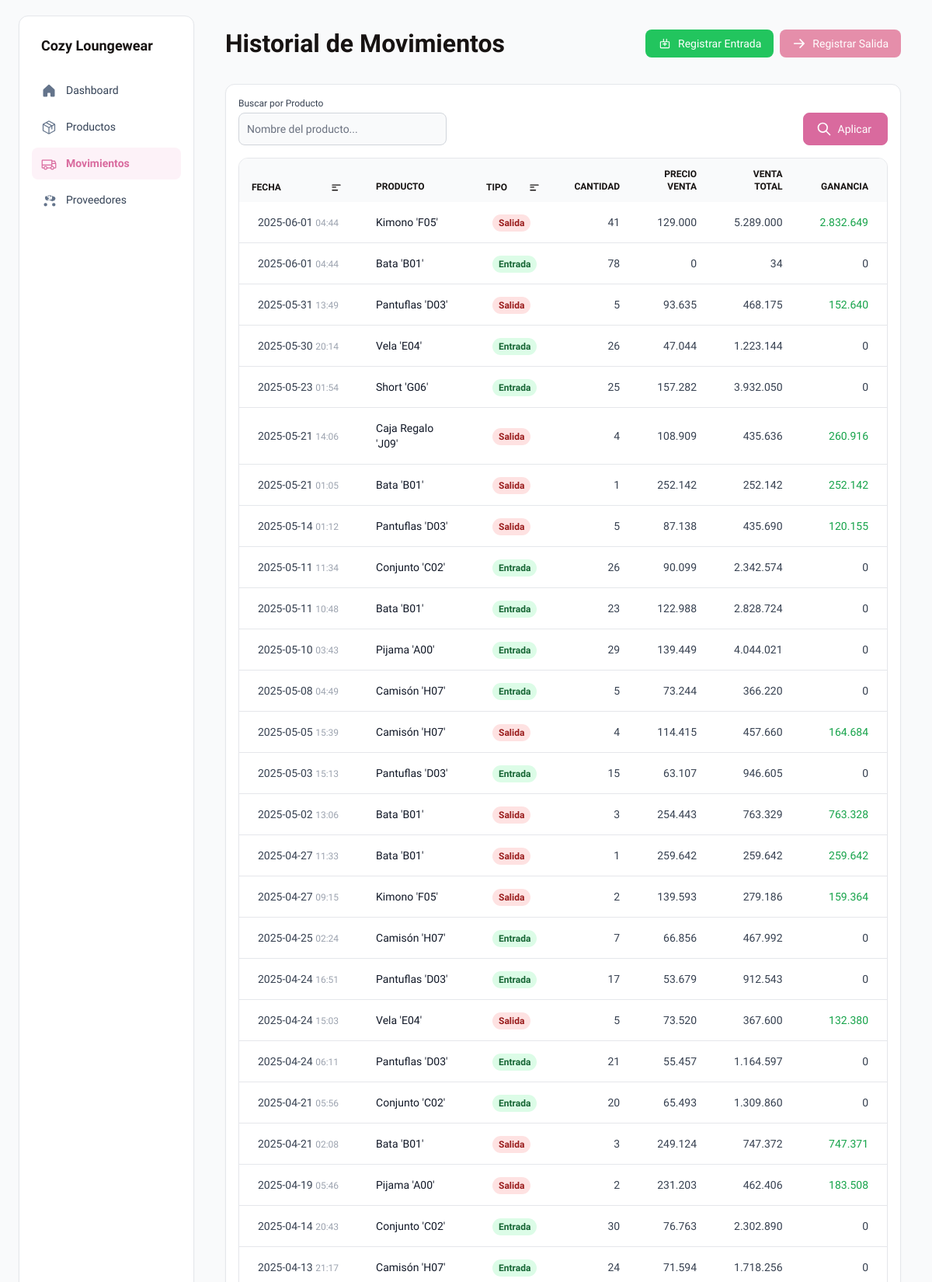
Page /movimientos (upper part) on the committed database.
### tables this page shows
CREATE TABLE Producto (id INTEGER PRIMARY KEY AUTOINCREMENT, nombre TEXT NOT NULL UNIQUE, descripcion TEXT, precio_venta REAL NOT NULL, codigo_barras TEXT UNIQUE);

CREATE TABLE Entrada (id INTEGER PRIMARY KEY AUTOINCREMENT, producto_id INTEGER NOT NULL, cantidad INTEGER NOT NULL, fecha TIMESTAMP DEFAULT CURRENT_TIMESTAMP, precio_compra_unitario REAL, FOREIGN KEY (producto_id) REFERENCES Producto (id) ON DELETE CASCADE);

### app.py (the view)
@app.route('/movimientos')
def movimientos():
    search_query_mov = request.args.get('q_mov', '').strip()
    filtro_tipo_mov_header = request.args.get('tipo_mov_header', '')
    filtro_fecha_exacta_header = request.args.get('fecha_exacta_header', '')
    base_sql = ''' SELECT m.id as movimiento_id, p.nombre as nombre_producto, m.cantidad, m.fecha, m.tipo, m.precio_unitario, CASE WHEN m.tipo = 'Salida' THEN (SELECT e.precio_compra_unitario FROM Entrada e WHERE e.producto_id = m.producto_id ORDER BY e.fecha DESC, e.id DESC LIMIT 1) ELSE NULL END as costo_unitario_estimado FROM (SELECT id, producto_id, cantidad, fecha, precio_compra_unitario as precio_unitario, 'Entrada' as tipo FROM Entrada UNION ALL SELECT id, producto_id, cantidad, fecha, precio_venta_unitario_momento as precio_unitario, 'Salida' as tipo FROM Salida) m JOIN Producto p ON m.producto_id = p.id '''
    conditions_mov = []
    params_mov = []
    if search_query_mov:
        conditions_mov.append("(p.nombre LIKE ?)")
        params_mov.append(f"%{search_query_mov}%")
    if filtro_tipo_mov_header:
        conditions_mov.append("(m.tipo = ?)")
        params_mov.append(filtro_tipo_mov_header)
    if filtro_fecha_exacta_header:
        conditions_mov.append("(date(m.fecha) = date(?))")
        params_mov.append(filtro_fecha_exacta_header)
    if conditions_mov: base_sql += " WHERE " + " AND ".join(conditions_mov)
    base_sql += " ORDER BY m.fecha DESC, m.id DESC"
    movimientos_raw = _ejecutar_consulta_db(base_sql, tuple(params_mov), fetchall=True) or []
    lista_movimientos_procesada = []
    for mov_row in movimientos_raw:
        mov_dict = dict(mov_row)
        total_movimiento = 0
        ganancia_neta = None
        if mov_dict['tipo'] == 'Entrada' and mov_dict['precio_unitario'] is not None:
            total_movimiento = mov_dict['cantidad'] * mov_dict['precio_unitario']
            ganancia_neta = 0
        elif mov_dict['tipo'] == 'Salida' and mov_dict['precio_unitario'] is not None:
            total_movimiento = mov_dict['cantidad'] * mov_dict['precio_unitario']
            if mov_dict['costo_unitario_estimado'] is not None:
                ganancia_neta = (mov_dict['precio_unitario'] - mov_dict['costo_unitario_estimado']) * mov_dict['cantidad']
        mov_dict['total_movimiento'] = total_movimiento
        mov_dict['ganancia_neta'] = ganancia_neta
        lista_movimientos_procesada.append(mov_dict)
    return render_template('movimientos.html', movimientos=lista_movimientos_procesada, search_query_mov=search_query_mov, filtro_tipo_mov_header=filtro_tipo_mov_header, filtro_fecha_exacta_header=filtro_fecha_exacta_header)

### app.py (called while the page is built)
def get_db_connection():
    db_url = os.environ.get('DATABASE_URL')
    if db_url:
        try:
            conn = psycopg2.connect(db_url)
            return conn
        except psycopg2.OperationalError as e:
            print(f"ERROR CRÍTICO: No se pudo conectar a PostgreSQL con DATABASE_URL: {e}")
            raise
    elif USE_SQLITE_LOCALLY_IF_NO_DB_URL:
        conn_sqlite = sqlite3.connect(DATABASE_PATH_SQLITE)
        conn_sqlite.row_factory = sqlite3.Row
        conn_sqlite.execute("PRAGMA foreign_keys = ON")
        return conn_sqlite
    else:
        raise ValueError("DATABASE_URL no está configurada y el fallback a SQLite local está deshabilitado.")

def _adapt_query(query_str, is_postgres_conn):
    if is_postgres_conn:
        return query_str.replace("?", "%s")
    return query_str

### templates/movimientos.html (shortened to what this page needs)
{% extends "base.html" %}
{% block page_title %}Historial de Movimientos{% endblock %}
{% block page_actions %}
    <div class="flex gap-x-2">
        <a href="{{ url_for('registrar_entrada') }}" class="bg-green-500 hover:bg-green-600 dark:bg-green-600 dark:hover:bg-green-500 text-white text-sm font-medium py-2 px-4 rounded-lg inline-flex items-center">
            Registrar Entrada
        </a>
        <a href="{{ url_for('registrar_salida') }}" class="bg-[#E58EAA] hover:bg-[#d97fa0] dark:bg-pink-500 dark:hover:bg-pink-600 text-white text-sm font-medium py-2 px-4 rounded-lg inline-flex items-center">
            <svg xmlns="http://www.w3.org/2000/svg" width="18px" height="18px" fill="currentColor" viewBox="0 0 256 256" class="mr-2"><path d="M224.49,136.49l-72,72a12,12,0,0,1-17-17L187,140H40a12,12,0,0,1,0-24H187L135.51,64.49a12,12,0,0,1,17-17l72,72A12,12,0,0,1,224.49,136.49Z"></path></svg>
            Registrar Salida
        </a>
    </div>
{% endblock %}
{% block content %}
<div class="p-4">
    <div class="mb-6 bg-white dark:bg-slate-800 p-4 rounded-xl border border-gray-200 dark:border-slate-700 shadow-sm">
        <form method="GET" action="{{ url_for('movimientos') }}" id="filtrosMovimientosForm">
            <div class="grid grid-cols-1 md:grid-cols-2 lg:grid-cols-3 gap-4 items-end mb-4">
                <div class="lg:col-span-1">
                    <label for="q_mov" class="block mb-1 text-xs font-medium text-gray-700 dark:text-slate-300">Buscar por Producto</label>
                    <input type="text" name="q_mov" id="q_mov" value="{{ search_query_mov if search_query_mov else '' }}" class="bg-gray-50 dark:bg-slate-700 border border-gray-300 dark:border-slate-600 text-gray-900 dark:text-slate-200 text-sm rounded-lg focus:ring-[#D96A9E] focus:border-[#D96A9E] block w-full p-2.5" placeholder="Nombre del producto...">
                </div>
                <div class="lg:col-start-3 flex justify-start md:justify-end gap-x-3 items-center md:pt-5">
                    <button type="submit" class="p-2.5 px-5 text-sm font-medium text-white bg-[#D96A9E] rounded-lg border border-[#D96A9E] hover:bg-[#c75d8f] focus:ring-4 focus:outline-none focus:ring-pink-300 dark:focus:ring-pink-800 inline-flex items-center">
                        <svg class="w-5 h-5 mr-1 -ml-1 md:mr-2" fill="none" stroke="currentColor" viewBox="0 0 24 24" xmlns="http://www.w3.org/2000/svg"><path stroke-linecap="round" stroke-linejoin="round" stroke-width="2" d="M21 21l-6-6m2-5a7 7 0 11-14 0 7 7 0 0114 0z"></path></svg>
                        <span class="hidden md:inline">Aplicar</span>
                    </button>
                </div>
            </div>
            <div class="bg-white dark:bg-slate-800 rounded-xl border border-gray-200 dark:border-slate-700 shadow-sm overflow-hidden">
                <div class="overflow-x-auto">
                    <table class="w-full text-sm text-left text-gray-700 dark:text-slate-300">
                        <thead class="text-xs text-[#171312] dark:text-slate-200 uppercase bg-gray-50 dark:bg-slate-700">
                            <tr>
                                <th scope="col" class="px-4 py-2 align-bottom relative">
                                    <div class="flex items-center justify-between">
                                        <span>Fecha</span>
                                        <button type="button" class="filter-btn p-1 hover:bg-gray-200 dark:hover:bg-slate-600 rounded" data-filter-target="fechaFilterDropdown">
                                            <svg xmlns="http://www.w3.org/2000/svg" width="14" height="14" fill="currentColor" viewBox="0 0 256 256"><path d="M220,64H36A12,12,0,0,0,36,88H220a12,12,0,0,0,0-24ZM36,136h80a12,12,0,0,0,0-24H36a12,12,0,0,0,0,24Zm120,48H36a12,12,0,0,0,0,24H156a12,12,0,0,0,0-24Z"></path></svg>
                                        </button>
                                    </div>
                                </th>
                                <th scope="col" class="px-6 py-3 min-w-[150px] align-bottom">Producto</th>
                                <th scope="col" class="px-4 py-2 align-bottom relative">
                                    <div class="flex items-center justify-between">
                                        <span>Tipo</span>
                                        <button type="button" class="filter-btn p-1 hover:bg-gray-200 dark:hover:bg-slate-600 rounded" data-filter-target="tipoFilterDropdown">
                                           <svg xmlns="http://www.w3.org/2000/svg" width="14" height="14" fill="currentColor" viewBox="0 0 256 256"><path d="M220,64H36A12,12,0,0,0,36,88H220a12,12,0,0,0,0-24ZM36,136h80a12,12,0,0,0,0-24H36a12,12,0,0,0,0,24Zm120,48H36a12,12,0,0,0,0,24H156a12,12,0,0,0,0-24Z"></path></svg>
                                        </button>
                                    </div>
                                </th>
                                <th scope="col" class="px-6 py-3 text-right align-bottom">Cantidad</th>
                                <th scope="col" class="px-6 py-3 text-right align-bottom">Precio Venta</th>
                                <th scope="col" class="px-6 py-3 text-right align-bottom">Venta Total</th>
                                <th scope="col" class="px-6 py-3 text-right align-bottom">Ganancia</th>
                            </tr>
                        </thead>
                        <tbody>
                            {% if movimientos %}
                                {% for movimiento in movimientos %}
                                <tr class="bg-white dark:bg-slate-800 border-b dark:border-slate-700 hover:bg-gray-50 dark:hover:bg-slate-700/50">
                                    <td class="px-6 py-4 whitespace-nowrap">
                                        {{ movimiento['fecha'].split(' ')[0] }}
                                        <span class="text-gray-400 dark:text-slate-500 text-xs">{{ movimiento['fecha'].split(' ')[1][:5] if movimiento['fecha'].split(' ') | length > 1 else '' }}</span>
                                    </td>
                                    <td class="px-6 py-4 font-medium text-gray-900 dark:text-slate-200">{{ movimiento['nombre_producto'] }}</td>
                                    <td class="px-6 py-4">
                                        {% if movimiento['tipo'] == 'Entrada' %}
                                            <span class="px-2 py-1 text-xs font-semibold text-green-800 bg-green-100 dark:bg-green-700 dark:text-green-100 rounded-full">Entrada</span>
                                        {% elif movimiento['tipo'] == 'Salida' %}
                                            <span class="px-2 py-1 text-xs font-semibold text-red-800 bg-red-100 dark:bg-red-700 dark:text-red-100 rounded-full">Salida</span>
                                        {% else %}
                                            {{ movimiento['tipo'] }}
                                        {% endif %}
                                    </td>
                                    <td class="px-6 py-4 text-right">{{ movimiento['cantidad'] }}</td>
                                    <td class="px-6 py-4 text-right">
                                        {% if movimiento['precio_unitario'] is not none %}
                                            {{ "{:,.0f}".format(movimiento['precio_unitario']).replace(",", ".") }}
                                        {% else %}
                                            N/A
                                        {% endif %}
                                    </td>
                                    <td class="px-6 py-4 text-right font-medium">
                                        {% if movimiento['total_movimiento'] is not none %}
                                            {{ "{:,.0f}".format(movimiento['total_movimiento']).replace(",", ".") }}
                                        {% else %}
                                            N/A
                                        {% endif %}
                                    </td>
                                    <td class="px-6 py-4 text-right {% if movimiento.ganancia_neta is not none and movimiento.ganancia_neta < 0 %}text-red-600 dark:text-red-400{% elif movimiento.ganancia_neta is not none and movimiento.ganancia_neta > 0 %}text-green-600 dark:text-green-400{% else %}text-gray-700 dark:text-slate-300{% endif %} font-medium">
                                        {% if movimiento['ganancia_neta'] is not none %}
                                            {{ "{:,.0f}".format(movimiento['ganancia_neta']).replace(",", ".") }}
                                        {% else %}
                                            N/A
                                        {% endif %}
                                    </td>
                                </tr>
                                {% endfor %}
                            {% endif %}
                        </tbody>
                    </table>
                </div>
            </div>
        </form>
    </div>
</div>
{% endblock %}

### static/css/style.css (style rules this page uses)
body { -webkit-font-smoothing: antialiased; -moz-osx-font-smoothing: grayscale; }

### rows in the picture
Producto: fecha "2025-06-01", fecha.split|length "04:44", nombre_producto "Kimono 'F05'", shows "Salida", cantidad "41", precio_unitario "129.000", total_movimiento "5.289.000", ganancia_neta "2.832.649", fecha "2025-04-27", fecha.split|length "09:15", cantidad "2", precio_unitario "139.593", total_movimiento "279.186", ganancia_neta "159.364"
Entrada: fecha "2025-06-01", fecha.split|length "04:44", nombre_producto "Bata 'B01'", shows "Entrada", cantidad "78", precio_compra_unitario "0", total_movimiento "34", ganancia_neta "0"
Producto: fecha "2025-05-31", fecha.split|length "13:49", nombre_producto "Pantuflas 'D03'", shows "Salida", cantidad "5", precio_unitario "93.635", total_movimiento "468.175", ganancia_neta "152.640", fecha "2025-05-14", fecha.split|length "01:12", precio_unitario "87.138", total_movimiento "435.690", ganancia_neta "120.155"
Entrada: fecha "2025-05-30", fecha.split|length "20:14", nombre_producto "Vela 'E04'", shows "Entrada", cantidad "26", precio_compra_unitario "47.044", total_movimiento "1.223.144", ganancia_neta "0"
Entrada: fecha "2025-05-23", fecha.split|length "01:54", nombre_producto "Short 'G06'", shows "Entrada", cantidad "25", precio_compra_unitario "157.282", total_movimiento "3.932.050", ganancia_neta "0"
Producto: fecha "2025-05-21", fecha.split|length "14:06", nombre_producto "Caja Regalo 'J09'", shows "Salida", cantidad "4", precio_unitario "108.909", total_movimiento "435.636", ganancia_neta "260.916"
Producto: fecha "2025-05-21", fecha.split|length "01:05", nombre_producto "Bata 'B01'", shows "Salida", cantidad "1", precio_unitario "252.142", total_movimiento "252.142", ganancia_neta "252.142", fecha "2025-05-02", fecha.split|length "13:06", cantidad "3", precio_unitario "254.443", total_movimiento "763.329", ganancia_neta "763.328", fecha "2025-04-27", fecha.split|length "11:33", precio_unitario "259.642", total_movimiento "259.642", ganancia_neta "259.642", fecha "2025-04-21", fecha.split|length "02:08", precio_unitario "249.124", total_movimiento "747.372", ganancia_neta "747.371"
Entrada: fecha "2025-05-11", fecha.split|length "11:34", nombre_producto "Conjunto 'C02'", shows "Entrada", cantidad "26", precio_compra_unitario "90.099", total_movimiento "2.342.574", ganancia_neta "0"
Entrada: fecha "2025-05-11", fecha.split|length "10:48", nombre_producto "Bata 'B01'", shows "Entrada", cantidad "23", precio_compra_unitario "122.988", total_movimiento "2.828.724", ganancia_neta "0"
Entrada: fecha "2025-05-10", fecha.split|length "03:43", nombre_producto "Pijama 'A00'", shows "Entrada", cantidad "29", precio_compra_unitario "139.449", total_movimiento "4.044.021", ganancia_neta "0"
Entrada: fecha "2025-05-08", fecha.split|length "04:49", nombre_producto "Camisón 'H07'", shows "Entrada", cantidad "5", precio_compra_unitario "73.244", total_movimiento "366.220", ganancia_neta "0"
Producto: fecha "2025-05-05", fecha.split|length "15:39", nombre_producto "Camisón 'H07'", shows "Salida", cantidad "4", precio_unitario "114.415", total_movimiento "457.660", ganancia_neta "164.684"
Entrada: fecha "2025-05-03", fecha.split|length "15:13", nombre_producto "Pantuflas 'D03'", shows "Entrada", cantidad "15", precio_compra_unitario "63.107", total_movimiento "946.605", ganancia_neta "0"
Entrada: fecha "2025-04-25", fecha.split|length "02:24", nombre_producto "Camisón 'H07'", shows "Entrada", cantidad "7", precio_compra_unitario "66.856", total_movimiento "467.992", ganancia_neta "0"
Entrada: fecha "2025-04-24", fecha.split|length "16:51", nombre_producto "Pantuflas 'D03'", shows "Entrada", cantidad "17", precio_compra_unitario "53.679", total_movimiento "912.543", ganancia_neta "0"
Producto: fecha "2025-04-24", fecha.split|length "15:03", nombre_producto "Vela 'E04'", shows "Salida", cantidad "5", precio_unitario "73.520", total_movimiento "367.600", ganancia_neta "132.380"
Entrada: fecha "2025-04-24", fecha.split|length "06:11", nombre_producto "Pantuflas 'D03'", shows "Entrada", cantidad "21", precio_compra_unitario "55.457", total_movimiento "1.164.597", ganancia_neta "0"
Entrada: fecha "2025-04-21", fecha.split|length "05:56", nombre_producto "Conjunto 'C02'", shows "Entrada", cantidad "20", precio_compra_unitario "65.493", total_movimiento "1.309.860", ganancia_neta "0"
Producto: fecha "2025-04-19", fecha.split|length "05:46", nombre_producto "Pijama 'A00'", shows "Salida", cantidad "2", precio_unitario "231.203", total_movimiento "462.406", ganancia_neta "183.508"
Entrada: fecha "2025-04-14", fecha.split|length "20:43", nombre_producto "Conjunto 'C02'", shows "Entrada", cantidad "30", precio_compra_unitario "76.763", total_movimiento "2.302.890", ganancia_neta "0"
Entrada: fecha "2025-04-13", fecha.split|length "21:17", nombre_producto "Camisón 'H07'", shows "Entrada", cantidad "24", precio_compra_unitario "71.594", total_movimiento "1.718.256", ganancia_neta "0"
